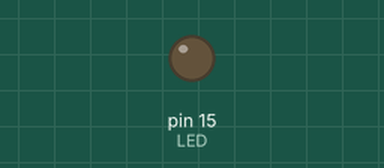
Recording of a sketch running on a simulated Arduino Uno, built with avr-gcc and run on an emulated ATmega328P. Parts: output pins drawn as LEDs (lit = HIGH). Dashed ring = blinking. What the sketch prints to the serial monitor is not drawn.

Above: at 0.5 s.
At 2.2 s:
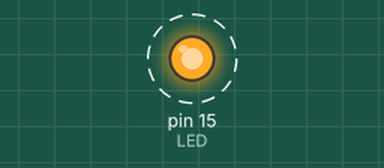
Timing chart, 0 to 3.0 s (numbered marks = the images above):
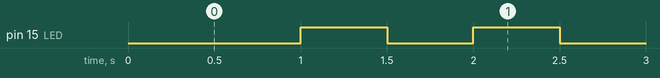

Measured:
- by itself, pin 15 (LED): alternates HIGH for 0.50 s and LOW for 0.50 s

The sketch:

spi_test.ino
```cpp
#include <SPI.h>
#define SS PIN_SPI_SS
#define MOSI PIN_SPI_MOSI
#define MISO PIN_SPI_MISO
#define SCLK PIN_SPI_SCK
#define LED PIN_A1

/**
 * Quick reference
 * SPCR = SPI Control Register, consists of 8 bit value, each controlling SPI functionality
 * |  ---                       SPCR                          --- |
 * | SPIE | SPE   | DORD  | MSTR  | CPOL  | CPHA  | SPR1  | SPR0  |
 * |  7   |   6   |   5   |   4   |   3   |   2   |   1   |   0   |
 *
 * SPIE = enables SPI interrupt when 1
 * SPE  = enables SPE when 1
 * DORD = Sends data least Significant Bit First when 1, most Significant Bit first when 0
 * MSTR = Sets the Arduino in controller mode when 1, peripheral mode when 0
 * CPOL = Sets the data clock to be idle when high if set to 1, idle when low if set to 0
 * CPHA = Samples data on the falling edge of the data clock when 1, rising edge when 0
 * SPR1 and SPR0 - Sets the SPI speed, 00 is fastest (4MHz) 11 is slowest (250KHz)
*/
String data;
char cdata[10];
volatile byte pos;
volatile bool processed;
bool blinkState = false;

void setup() {
  // setup serial communication for debug
  Serial.begin(115200);

  // unlike in master mode when we could just call
  // SPI.beginTransaction() ,
  // set SPI to slave mode by enabling SPE bit
  SPCR |= (1 << SPE);
  SPI.attachInterrupt();

  // code above resulting in SPCR = 01000000
  pinMode(MISO, OUTPUT);
  pinMode(MOSI, INPUT);
  pinMode(SCLK, INPUT);
  pinMode(SS, INPUT);
  pinMode(LED, OUTPUT);

  pos = 0;
  processed = false;
  Serial.println(F("Start."));
}

// SPI interrupt routine
// called every SPI transfer cycle.
ISR (SPI_STC_vect) {
  byte b = SPDR;
  if (b == 0x10) {
    pos = 0;
    processed = true;
  }

  if (pos < 8)
  {
    SPDR = cdata[pos++];
  }
  else
  {
    processed = false;
  }
  // SPDR = b + 2;
}

void loop() {
  data = "tester ";
  if (!processed)
    data.toCharArray(cdata, data.length() + 1);
  // Serial.println(cdata);

  delay(500);
  digitalWrite(LED, blinkState);
  blinkState = !blinkState;
}
```
